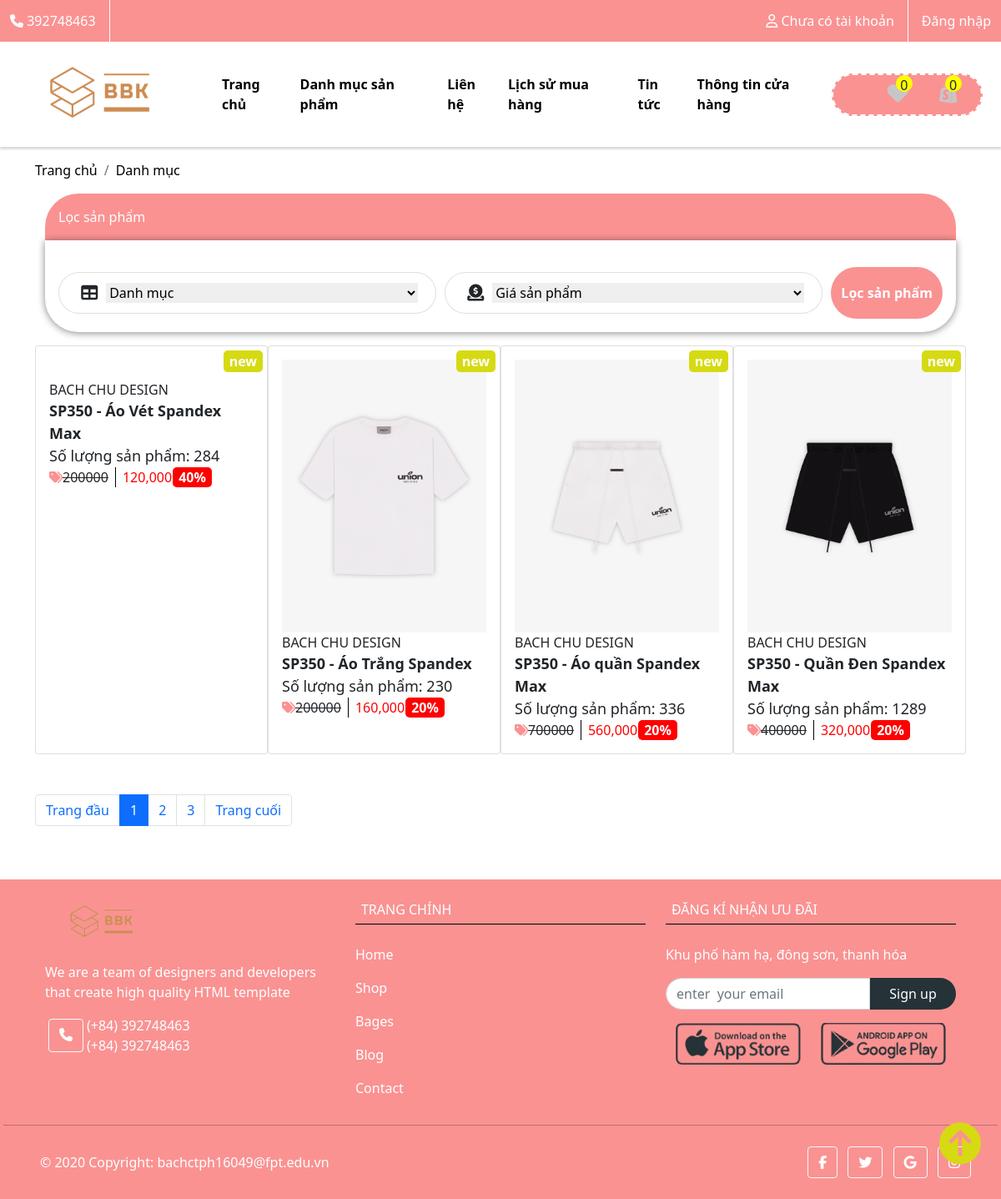
The page /duan_one/mvc/controllers/user.php?action=danhmuc on the database its author committed.
### tables this page shows
CREATE TABLE `info` (
  `id_info` int(11) NOT NULL,
  `email_info` varchar(256) NOT NULL,
  `logo` varchar(256) NOT NULL,
  `phone_info` int(11) NOT NULL,
  `adress_info` varchar(256) NOT NULL,
  `thongtin` text NOT NULL
);

CREATE TABLE `products` (
  `id_pro` int(11) NOT NULL,
  `title_pro` varchar(256) NOT NULL,
  `content_pro` text NOT NULL,
  `thongtin` varchar(256) NOT NULL,
  `image_pro` varchar(256) NOT NULL,
  `quantity_pro` int(11) NOT NULL,
  `price_pro` int(11) NOT NULL,
  `sale_pro` int(11) NOT NULL,
  `date_pro` datetime NOT NULL,
  `special_pro` int(11) NOT NULL DEFAULT 0,
  `view_pro` int(11) NOT NULL,
  `hiden_pro` int(11) NOT NULL DEFAULT 0,
  `cate_id` int(11) NOT NULL
);

### duan_one/mvc/views/user/danhmuc.php (the view, shortened to what the rows shown need)
<div class="all__sp mt-3 container">
                            <?php foreach ($post->get_val('cates') as $val) : extract($val); ?>
                            <?php endforeach; ?>
    <main class="main__one container-xl">
        <div class="sp__main">
            <div class="row mt-3 container">
                <?php
                  if (!empty($save_dm)) {
                      foreach ($save_dm as $val) : extract($val) ?>
                        <div class="col-xl-3 col-md-4 col-6 p-3 card">
                            <div class="card__tt">
                                <div class="card__tt-image">
                                    <img src="<?= IMAGE ?><?= $image_pro ?>" alt="">
                                </div>
                                <div class="stdio">
                                    <span>BACH CHU DESIGN</span>
                                </div>
                                <div class="ten_sp">
                                    <strong><?= $title_pro ?></strong>
                                </div>
                                <div class="ten_sp">
                                    <span class="text-dark">Số lượng sản phẩm: </span><?= $quantity_pro ?>
                                </div>
                                <div class="gia_sp d-flex">
                                    <div class="tt_gia_tien">
                                        <i class="fas fa-tags"></i>
                                    </div>
                                    <div class="gia_goc">
                                        <del><span><?= $price_pro ?></span></del>
                                    </div>
                                    <div class="gia_duocgiam">
                                        <span><?php echo number_format($sale_chinh = $price_pro - $price_pro * ($sale_pro / 100)); ?></span>
                                    </div>
                                    <div class="sale_sp">
                                        <span>
                                            <?= $sale_pro ?>%
                                        </span>
                                    </div>
                                </div>
                                <div class="new">
                                    <span>
                                        new
                                    </span>
                                </div>
                            </div>
                        </div>
                <?php endforeach;
                  } else {
                      echo "<h1>Sản phẩm trống</h1>";
                  } ?>
            </div>
        </div>
    </main>
</div>

### duan_one/mvc/views/user/not-doi/nav.php (shortened to what the rows shown need)
<!DOCTYPE html>
<html lang="en">
<head>
    <link rel="stylesheet" href="https://cdn.jsdelivr.net/gh/lykmapipo/themify-icons@0.1.2/css/themify-icons.css">
    <link href="https://cdn.jsdelivr.net/npm/bootstrap@5.1.1/dist/css/bootstrap.min.css" rel="stylesheet">
    <link rel="stylesheet" href="https://unpkg.com/swiper/swiper-bundle.min.css" />
    <link rel="stylesheet" href="../public/css/web.css">
</head>
<body>
    <?php if (!empty($post->get_val('info'))) {
        foreach ($post->get_val('info') as $logo) : extract($logo); ?>
            <div class="top_nav_tt ">
                <div class="call__us login__us d-flex">
                    <span>
                        <i class="fas fa-phone"></i> <?= $phone_info ?>
                    </span>
                </div>
                <div class="login__us d-flex">
                    <div class="dropdown">
                        <?php
                        if (!isset($id)) {
                            echo "<div class=''><span><i class='far fa-user'></i> Chưa có tài khoản</span></div>";
                        } ?>
                    </div>
                    <?php
                    if (!isset($id)) {
                        echo "<div class='gach mx-3'></div>
                <a href='../controllers/get.php?action=dangxuat'>Đăng nhập</a>";
                    } ?>
                </div>
            </div>
            <nav class="navbar navbar-expand-lg bg-white navbar-white sticky-top">
                <div class="container-fluid ">
                    <a class="navbar-brand" href="#">
                        <div class="nav__logo">
                            <img src="<?= IMAGE ?><?= $logo ?>" alt="" height="100px">
                        </div>
                    </a>
                    <div class="collapse navbar-collapse" id="collapsibleNavbar">
                        <ul class="navbar-nav">
                            <li class="nav-item">
                                <a class="nav-link" href="<?= CONTROLLERS_USER ?>">Trang chủ</a>
                            </li>
                            <li class="nav-item">
                                <a class="nav-link" href="<?= CONTROLLERS_USER ?>?action=danhmuc">Danh mục sản phẩm</a>
                            </li>
                            <li class="nav-item">
                                <a class="nav-link" href="<?= CONTROLLERS_USER ?>?action=contact">Liên hệ</a>
                            </li>
                            <li class="nav-item">
                                <a class="nav-link" href="<?= CONTROLLERS_USER ?>?action=lichsu">Lịch sử mua hàng</a>
                            </li>
                            <li class="nav-item">
                                <a class="nav-link" href="<?= CONTROLLERS_USER ?>?action=tintuc">Tin tức</a>
                            </li>
                            <li class="nav-item">
                                <a class="nav-link" href="<?= CONTROLLERS_USER ?>?action=gioithieu">Thông tin cửa hàng</a>
                            </li>
                        </ul>
                        <div class="nav__right d-flex justify-content-around ">
                            <div class="love">
                                <div class="sl"><?= $tym ?></div>
                                <a href="<?= CONTROLLERS_USER ?>?action=like">
                                    <span>
                                        <i class="fas fa-heart"></i>
                                    </span>
                                </a>
                            </div>
                            <div class="shop__cart">
                                <div class="sl">
                                    <?= $gh_nav ?>
                                </div>
                                <a href="<?= CONTROLLERS_USER ?>?action=card">
                                    <span>
                                        <i class="fab fa-shopify"></i>
                                    </span>
                                </a>
                            </div>
                        </div>
                    </div>
                </div>
            </nav>
    <?php endforeach;
    } ?>

### duan_one/mvc/views/user/not-doi/footer.php (shortened to what the rows shown need)
<?php if (!empty($post->get_val('info'))) {
    foreach ($post->get_val('info') as $logo) : extract($logo); ?>
        <div class="mt-5 w-100">
            <footer class="text-center text-lg-start text-black">
                <div class="p-1 pb-0">
                    <section class="container">
                        <div class="row">
                            <div class="col-xl-4 col-sm-12 mt-3 d-flex flex-column">
                                <a class="navbar-brand__end" href=""><img src="<?= IMAGE ?><?= $logo ?>" alt=""></a>
                                <span class="mt-3">
                                    We are a team of designers and developers that create high
                                    quality HTML template
                                </span>
                                <div class="footer__phone d-flex mt-3">
                                    <a class="btn btn-outline-light btn-floating m-1" role="button"><i class="fas fa-phone"></i></a>
                                    <div class="footer__phone--sdt d-flex flex-column ">
                                        <span>
                                            (+84) <?= $phone_info ?>
                                        </span>
                                        <span>
                                            (+84) <?= $phone_info ?>
                                        </span>
                                    </div>
                                </div>
                            </div>
                            <div class="col-xl-4 col-sm-12 mt-3">
                                <h6 class="text-uppercase mb-4 font-weight-bold">Trang chính</h6>
                                <p>
                                    <a class="">Home</a>
                                </p>
                                <p>
                                    <a class="">Shop</a>
                                </p>
                                <p>
                                    <a class="">Bages</a>
                                </p>
                                <p>
                                    <a class="">Blog</a>
                                </p>
                                <p>
                                    <a class="">Contact</a>
                                </p>
                            </div>
                            <div class="col-xl-4 col-sm-12 mt-3">
                                <h6 class="text-uppercase mb-4 font-weight-bold">
                                    Đăng kí nhận ưu đãi
                                </h6>
                                <p>
                                    <a class="">
                                        <?= $adress_info ?>
                                    </a>
                                </p>
                                <p>
                                <form class="d-flex">
                                    <input class="form-control" type="text" placeholder="enter  your email">
                                    <button class="btn text-white" type="button">Sign up</button>
                                </form>
                                </p>
                                <p>
                                <div class="row">
                                    <img src="<?= IMAGE ?>Rectangle 35.png" alt="" class="col-xl-6">
                                    <img src="<?= IMAGE ?>Rectangle 36.png" alt="" class="col-xl-6">
                                </div>
                                </p>
                            </div>
                        </div>
                    </section>
                    <hr class="my-3">
                    <section class="p-3 pt-0">
                        <div class="row d-flex align-items-center">
                            <div class="col-md-7 col-lg-8 text-center text-md-start">
                                <div class="p-3 text-white">
                                    © 2020 Copyright: <?= $email_info ?>
                                </div>
                            </div>
                            <div class="col-md-5 col-lg-4 ml-lg-0 text-center text-md-end">
                                <a class="btn btn-outline-light btn-floating m-1" role="button"><i class="fab fa-facebook-f"></i></a>
                                <a class="btn btn-outline-light btn-floating m-1" role="button"><i class="fab fa-twitter"></i></a>
                                <a class="btn btn-outline-light btn-floating m-1" role="button"><i class="fab fa-google"></i></a>
                                <a class="btn btn-outline-light btn-floating m-1" role="button"><i class="fab fa-instagram"></i></a>
                            </div>
                        </div>
                    </section>
                </div>
            </footer>
            <div class="top" id="myBtn"> <i class="fas fa-arrow-circle-up"></i> </div>
        </div>
<?php endforeach;
} ?>
</body>
</html>

### rows shown on the page
info: phone_info "392748463", logo (picture), adress_info "Khu phố hàm hạ, đông sơn, thanh hóa", email_info "bachctph16049@fpt.edu.vn"
products: title_pro "SP350 - Áo Vét Spandex Max", quantity_pro "284", price_pro "200000", $sale_chinh = $price_pro - $price_pro * ($sale_pro / 100) "120,000", sale_pro "40"
products: image_pro (picture), title_pro "SP350 - Áo Trắng Spandex", quantity_pro "230", price_pro "200000", $sale_chinh = $price_pro - $price_pro * ($sale_pro / 100) "160,000", sale_pro "20"
products: image_pro (picture), title_pro "SP350 - Áo quần Spandex Max", quantity_pro "336", price_pro "700000", $sale_chinh = $price_pro - $price_pro * ($sale_pro / 100) "560,000", sale_pro "20"
products: image_pro (picture), title_pro "SP350 - Quần Đen Spandex Max", quantity_pro "1289", price_pro "400000", $sale_chinh = $price_pro - $price_pro * ($sale_pro / 100) "320,000", sale_pro "20"
